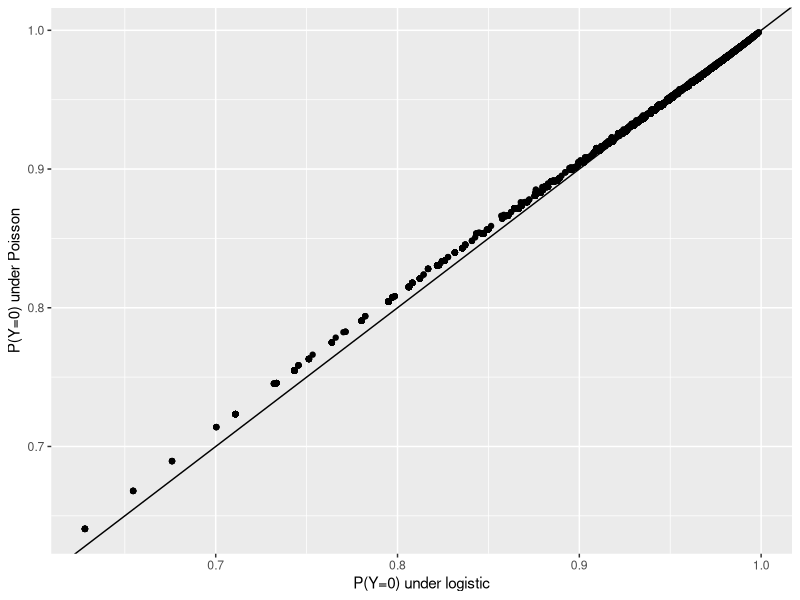

Here is the R script that generated this plot:
## ---- chunk 1
library(tidyverse)
## ---- chunk 2
set.seed(201205)
X = matrix(rbinom( 10000*10, 1, 0.2), ncol = 10)
X = cbind(V0 = 1, X)
beta = matrix(rnorm(11), ncol = 1)
beta[1] = -3
linpred = X %*% beta
Y = rbinom(10000, 2, plogis(linpred))
d = as.data.frame(X)
d$Y = Y
d = select(d, -V0)
m1 = glm(Y/2~., data = d, family = binomial, weights = rep(2, nrow(d)))
m2 = glm(Y~., data = d, family = poisson)

p1 <- predict(m1, type = 'response') # p
l <- predict(m2, type = 'response') # lambda
d <- tibble(p1, l)
ggplot(d, aes((1-p1)^2,exp(-l)))+geom_point() + geom_abline() + 
  labs(x = 'P(Y=0) under logistic', y = 'P(Y=0) under Poisson')

